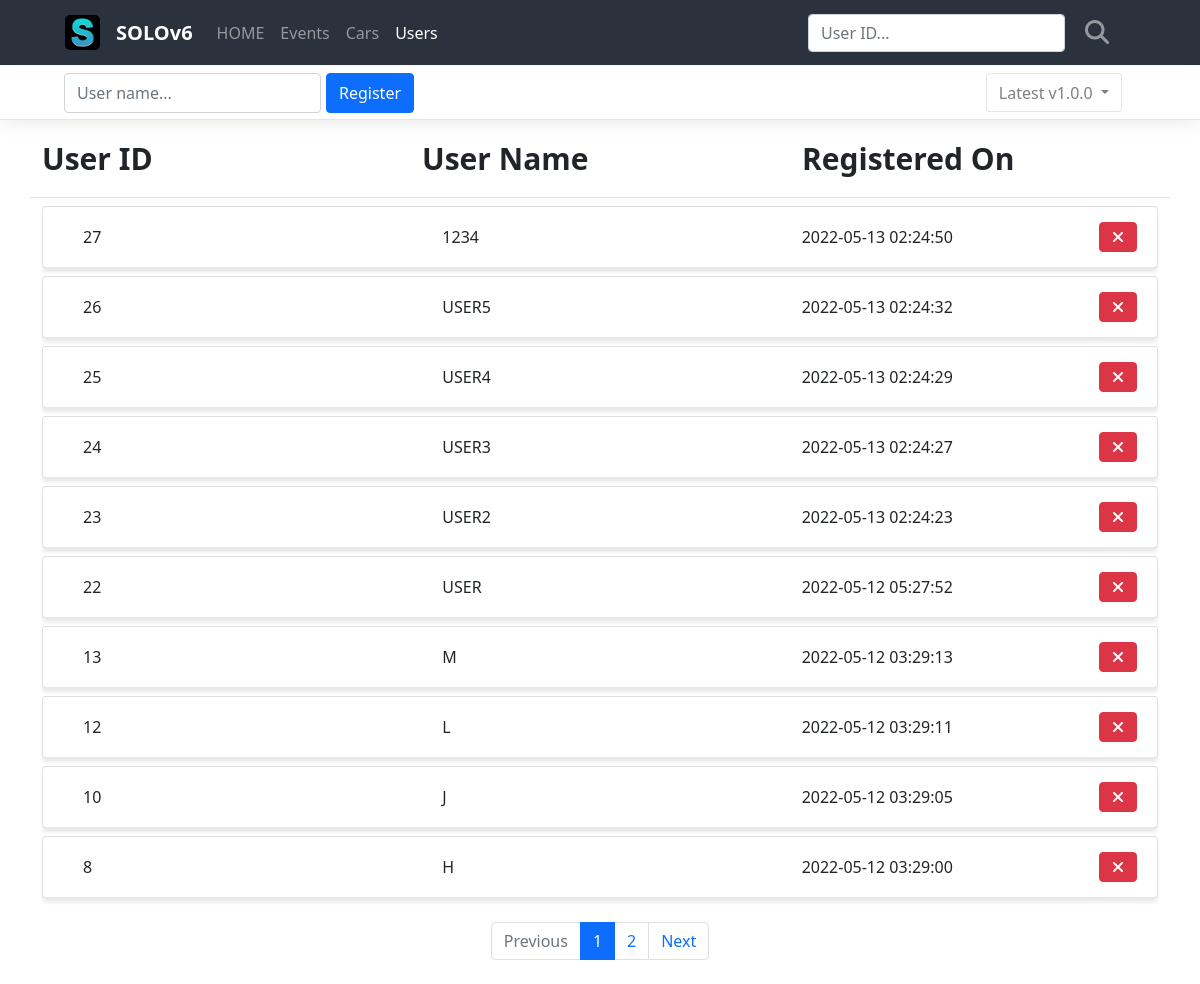
The app's page /users/, older data.
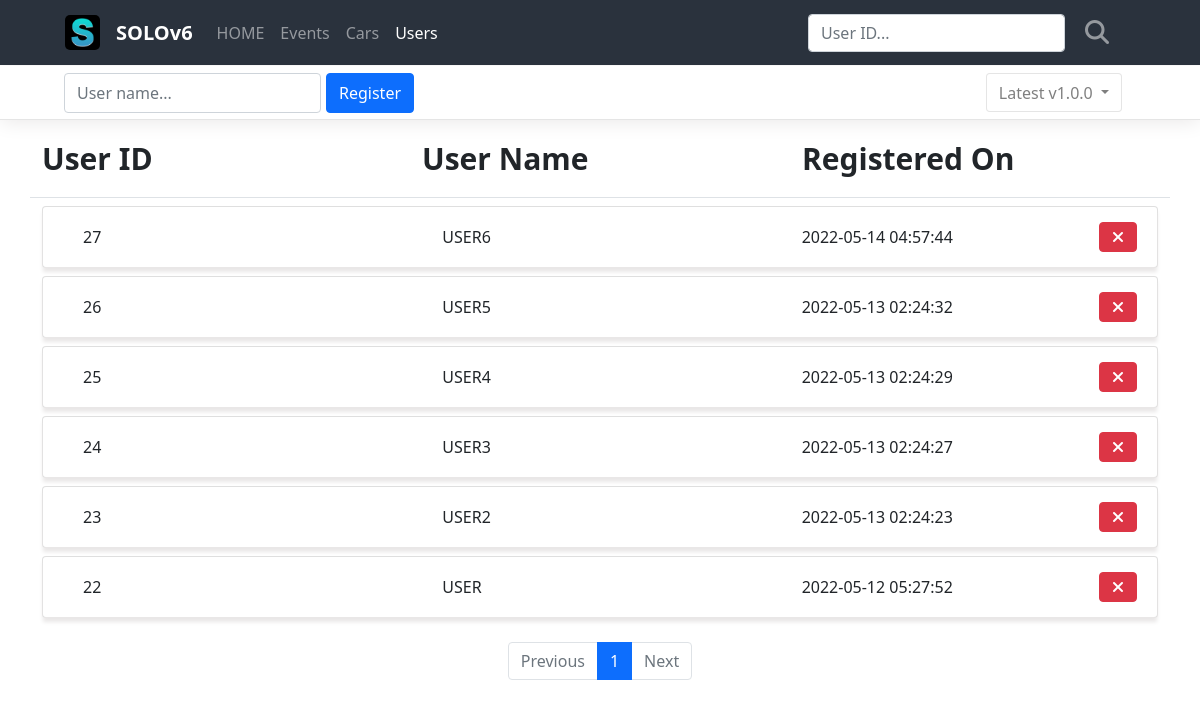
The same page, newer data.
### project/models/user.py (models this page shows, shortened)
class User(db.Model):
    id = db.Column(db.Integer, primary_key=True)
    user_name = db.Column(db.String(10), nullable=False)
    registered_on = db.Column(db.DateTime(), default=func.now())

### project/routes/user_routes.py (the view)
@blueprint.route('/')
def users():
    page = request.args.get('page', type=int, default=1)
    needle = request.args.get('needle', type=str, default='')
    user_list = UserModel.query.order_by(UserModel.registered_on.desc())
    if needle:
        user_list = user_list.filter(
            UserModel.id.ilike(needle)
        )
    user_list = user_list.paginate(page, per_page=10)
    return render_template('users.html', user_list=user_list, page=page, needle=needle)

### project/templates/users.html (shortened to what this page needs)
<link rel="stylesheet" href="../static/css/users.css">
{% extends 'base.html' %}
{% block content %}
<nav class="navbar navbar-expand-lg navbar-dark">
    <div class="container-fluid">
        <a class="navbar-logo" href="{{ url_for('base.index') }}">
            <img class="logo" src="../static/images/favicons.ico/favicon-96x96.png" alt="Logo" height="35" width="35">
        </a>
        <a class="navbar-brand" href="{{ url_for('base.index') }}">SOLOv6</a>
        <div class="collapse navbar-collapse" id="navbarSupportedContent">
            <ul class="navbar-nav me-auto mb-2 mb-lg-0">
                <li class="nav-item">
                    <a class="nav-link active" aria-current="page" href="{{ url_for('base.index') }}">HOME</a>
                </li>
                <li class="nav-item">
                    <a class="nav-link active" href="{{ url_for('base.index') }}">Events</a>
                </li>
                <li class="nav-item">
                    <a class="nav-link active" href="{{ url_for('cars.cars') }}">Cars</a>
                </li>
                <li class="nav-item">
                    <a class="nav-link active" href="{{ url_for('users.users') }}">Users</a>
                </li>
            </ul>
            <form id="search-form" class="d-flex" action="{{ url_for('users.users') }}" method="get">
                <input id="needle search-needle" class="form-control me-2 search-form" type="text" name="needle" value="{{ needle or '' }}" placeholder="User ID..." aria-label="Search">
                <button id="btn-search" class="btn search-btn" type="submit">
                    <i class="fa-solid fa-magnifying-glass fa-xl"></i>
                </button>
            </form>
        </div>
    </div>
</nav>
<div class="main">
    <div class="register-box">
        <div class="register-col">
            <form class="register-form" action="{{ url_for('users.register') }}" method="post">
                <input class="form-control register-input" type="text" name="user_name" placeholder="User name...">
                <button type="submit" class="btn btn-primary mb-3 register-btn">
                    Register
                </button>
            </form>
        </div>
        <div class="dropdown">
            <button class="btn btn-light dropdown-toggle" type="button" id="dropdownMenuButton1" data-bs-toggle="dropdown" aria-expanded="false">
                Latest v1.0.0
            </button>
        </div>
    </div>
    <div class="container list-box">
        <div class="row list-title-box border-bottom">
            <div class="col list-title my-3">
                User ID
            </div>
            <div class="col list-title my-3">
                User Name
            </div>
            <div class="col list-title my-3">
                Registered On
            </div>
        </div>
        {% if user_list %}
            {% for user in user_list.items %}
            <div class="card my-2">
                <div class="card-body">
                    <div class="row card-body-row">
                        <div class="col list-col">
                            {{ user.id }}
                        </div>
                        <div class="col list-col">
                            {{ user.user_name }}
                        </div>
                        <div class="col list-col">
                            {{ user.registered_on }}
                            <div class="cancel-box">
                                <form class="delete-form" action="{{ url_for('users.delete') }}" method="post">
                                    <button type="submit" class="btn btn-danger mb-3 cancel-btn">
                                        <i class="fa-solid fa-xmark"></i>
                                    </button>
                                </form>
                            </div>
                        </div>
                    </div>
                </div>
            </div>
            {% endfor %}
        {% else %}
        <div class="row">
            <div class="col-12">
                <h2>❌ No User Registered ❌</h2>
            </div>
        </div>
        {% endif %}
    </div>
</div>
<ul class="pagination my-4 justify-content-center">
    {% if user_list.has_prev %}
    <li class="page-item">
        <a class="page-link" href="?page={{ user_list.prev_num }}">Previous</a>
    </li>
    {% else %}
    <li class="page-item disabled">
        <a class="page-link" tabindex="-1" aria-disabled="true" href="javascript:void(0)">Previous</a>
    </li>
    {% endif %}
    {% for page_num in user_list.iter_pages() %}
    {% if page_num %}
    {% if page_num != user_list.page %}
    <li class="page-item">
        <a class="page-link" href="?page={{ page_num }}">{{ page_num }}</a>
    </li>
    {% else %}
    <li class="page-item active" aria-current="page">
        <a class="page-link" href="javascript:void(0)">{{ page_num }}</a>
    </li>
    {% endif %}
    {% else %}
    <li class="disabled">
        <a class="page-link" href="javascript:void(0)">...</a>
    </li>
    {% endif %}
    {% endfor %}
    {% if user_list.has_next %}
    <li class="page-item">
        <a class="page-link" href="?page={{ user_list.next_num }}">Next</a>
    </li>
    {% else %}
    <li class="page-item disabled">
        <a class="page-link" tabindex="-1" aria-disabled="true" href="javascript:void(0)">Next</a>
    </li>
    {% endif %}
</ul>
{% endblock %}

### project/templates/base.html (shortened to what this page needs)
<!DOCTYPE html>
<html lang="en">
<head>
    <link rel="stylesheet" href="{{ url_for('static', filename='css/bootstrap.min.css') }}">
    <link rel="stylesheet" href="https://cdnjs.cloudflare.com/ajax/libs/font-awesome/6.1.1/css/all.min.css">
    <link rel="stylesheet" href="{{ url_for('static', filename='css/styles.css') }}">
</head>
<body>
    {% block content %}
    {% endblock %}
</body>
</html>

### project/static/css/users.css (style rules this page uses)
.navbar-nav .nav-item:nth-child(4) .nav-link { opacity: 1; }

### project/static/css/styles.css (style rules this page uses)
.navbar { position: fixed; top: 0; width: 100vw; height: 65px; padding-left: 53px; padding-right: 67px; z-index: 1; background-color: #2A323D; }
.navbar-brand { font-weight: 700; color: white; }
.navbar .container-fluid { height: 65px; }
.logo { border-radius: 5px; margin-right: 16px; }
.nav-link { opacity: 0.5; }
.d-flex { display: flex; align-items: center; margin: 0; }
.search-btn { color: white; opacity: 0.5; border: none; margin-left: 0; transition: color, opacity 0.2s ease-in-out; }
.main { margin-top: 66px; }
.register-box { display: flex; justify-content: space-between; align-items: center; padding-left: 64px; padding-right: 78px; width: 100vw; height: 54px; border-bottom: 1px solid rgba(0, 0, 0, 0.1); box-shadow: 0px 2px 20px rgb(234, 232, 232); }
.register-col { display: flex; align-items: center; justify-content: center; height: 54px; }
.register-form { display: flex; justify-content: center; align-items: center; height: 54px; margin: 0; }
.register-input { height: 40px; }
.register-btn { height: 40px; margin-top: 16px; margin-left: 5px; }
.dropdown-toggle { height: 39px; border: 1px solid rgba(0, 0, 0, 0.1); background-color: white; color: rgba(0, 0, 0, 0.5); }
.card { z-index: 0; }
.card-body { height: 60px; padding: 0; box-shadow: 0px 5px 4px rgb(233, 231, 231); }
.list-title { font-size: 30px; font-weight: 600; }
.list-col { display: flex; align-items: center; height: 60px; }
.list-col:nth-child(1) { margin-left: 40px; }
.list-col:nth-child(3) { display: flex; justify-content: space-between; margin-right: 20px; }
.delete-form { height: 30px; }
.cancel-box { display: flex; align-items: flex-end; }
.cancel-btn { margin-top: 8px; }

Row changes from the older to the newer data that the page shows:
removed User: id "13", user_name "M", registered_on "2022-05-12 03:29:13"
removed User: id "12", user_name "L", registered_on "2022-05-12 03:29:11"
removed User: id "10", user_name "J", registered_on "2022-05-12 03:29:05"
removed User: id "8", user_name "H", registered_on "2022-05-12 03:29:00"
changed User id 27: user_name "1234" → "USER6"; registered_on "2022-05-13 02:24:50" → "2022-05-14 04:57:44"
Text that changed along with them:
list line gone: "2"
